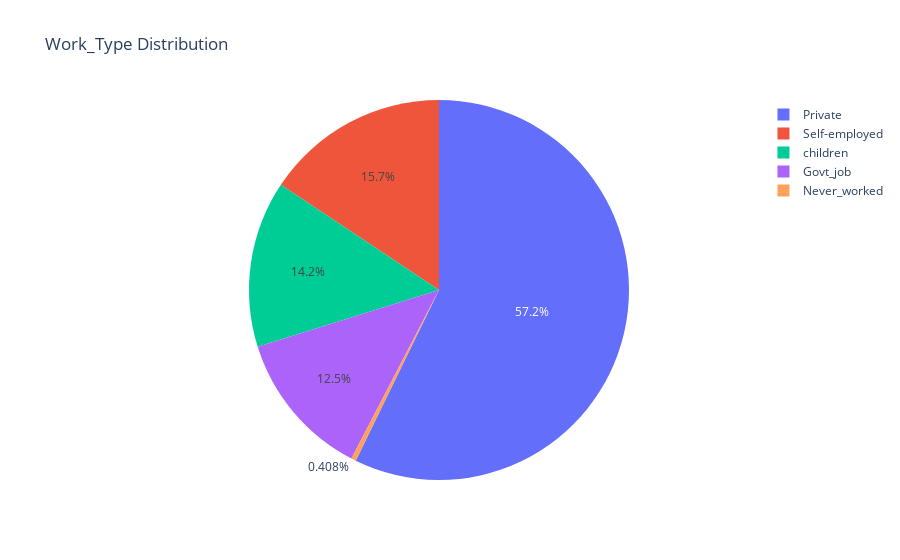

The notebook cell saved with this chart:
### Markdown cell above
Wow, only half of the patient population is married.

### Code cell
temp_series = df['work_type'].value_counts()
labels = (np.array(temp_series.index))
sizes = (np.array((temp_series / temp_series.sum())*100))

trace = go.Pie(labels=labels, values=sizes)
layout = go.Layout(
    title='Work_Type Distribution'
)
data = [trace]
fig = go.Figure(data=data, layout=layout)
py.iplot(fig, filename="work_percentages")

### Figure 1 — Plotly figure (JSON) as saved in the notebook; plotly's stock layout.template omitted (floating-point values rounded to 4 significant figures)
{"data": [{"labels": ["Private", "Self-employed", "children", "Govt_job", "Never_worked"], "type": "pie", "values": [57.22, 15.65, 14.18, 12.53, 0.4078]}], "layout": {"title": {"text": "Work_Type Distribution"}}}
